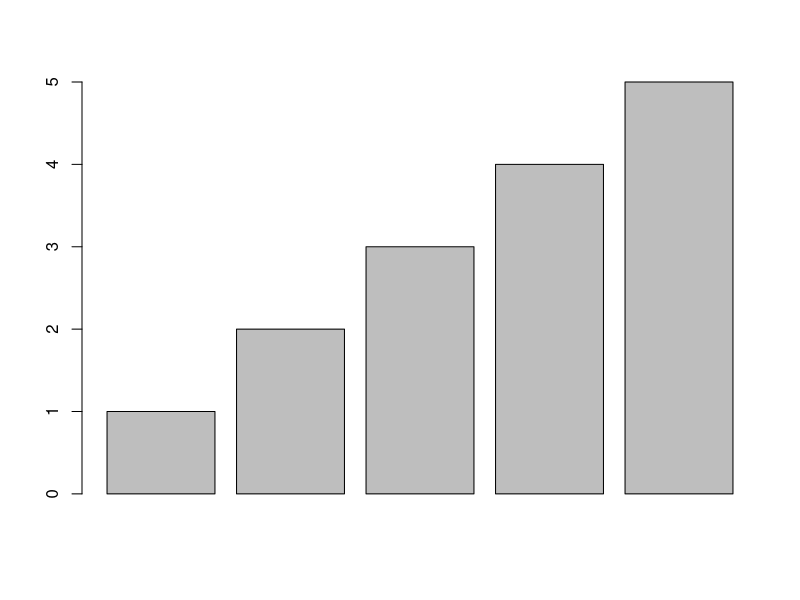
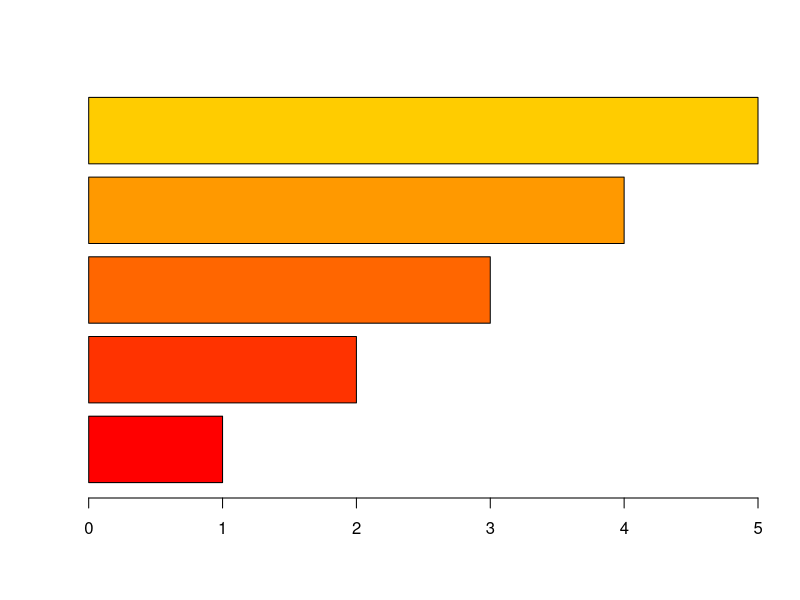
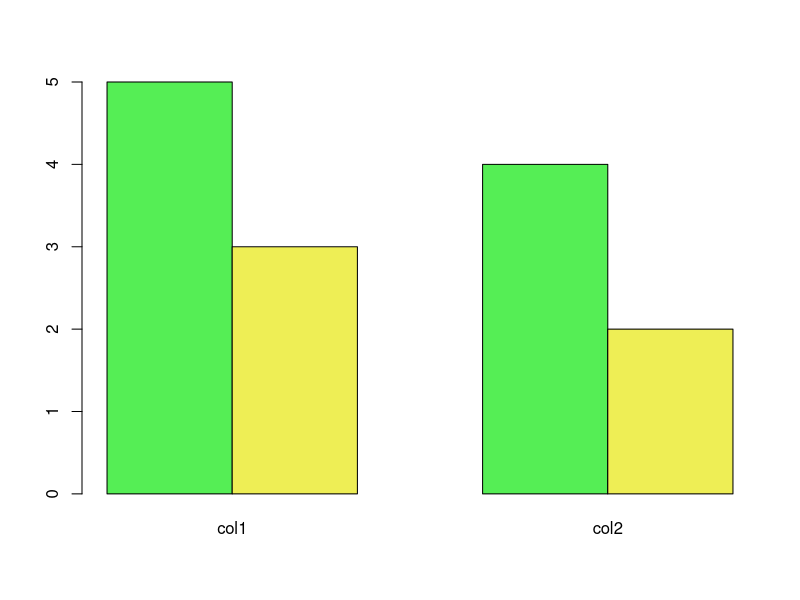
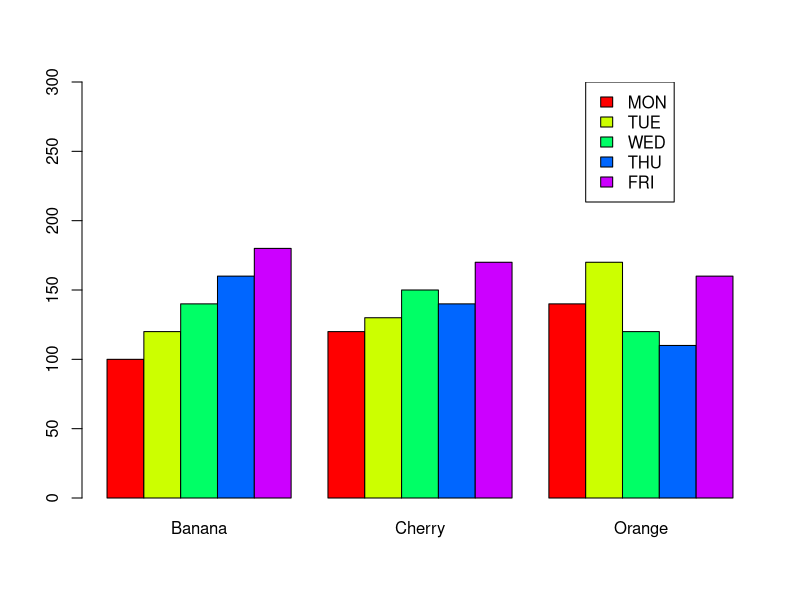
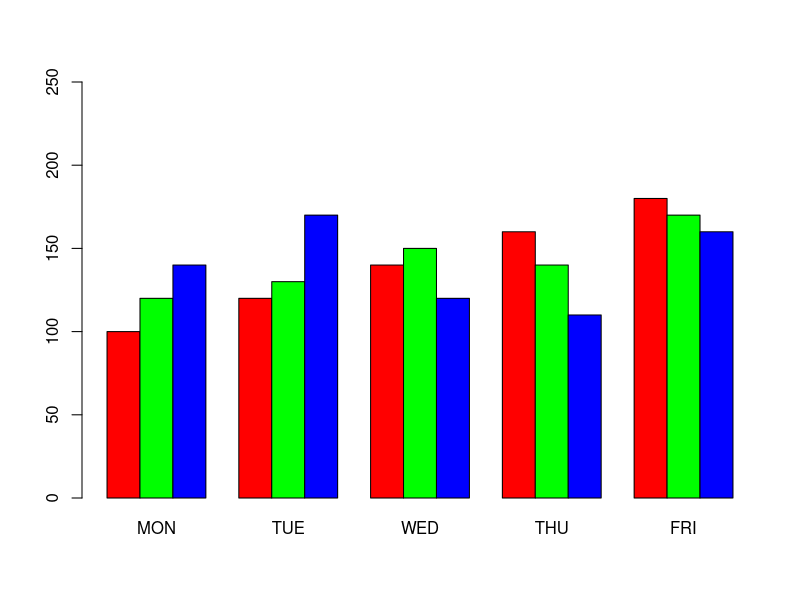

These charts were generated, in order, by the following R code:
v1<-1:5
barplot(v1)
barplot(v1, horiz=T,col = rainbow(30))

#2차원 데이터 표현하기
m1 <- matrix(c(5,4,3,2), nrow = 2, byrow = T)
barplot(m1, names = c("col1","col2"), col = c("#55ee55","#eeee55"), beside=T)

Banana <- c(100,120,140,160,180)
Cherry <- c(120,130,150,140,170)
Orange <-  c(140,170,120,110,160)

df <- data.frame(Banana,Cherry,Orange)
df
fm <- as.matrix(df)
fm

par(mfrow=c(1,1))
barplot(fm, beside=T, ylim = c(0,300), col =rainbow(nrow(fm)))
legend(14,300,c("MON","TUE","WED","THU","FRI"),fill=rainbow(nrow(fm)))

t(fm)       

fm2 <- t(fm)
fm2
barplot(fm2, names = c("MON","TUE","WED","THU","FRI"), col = rainbow(nrow(fm2)),beside = T, ylim = c(0,250))
